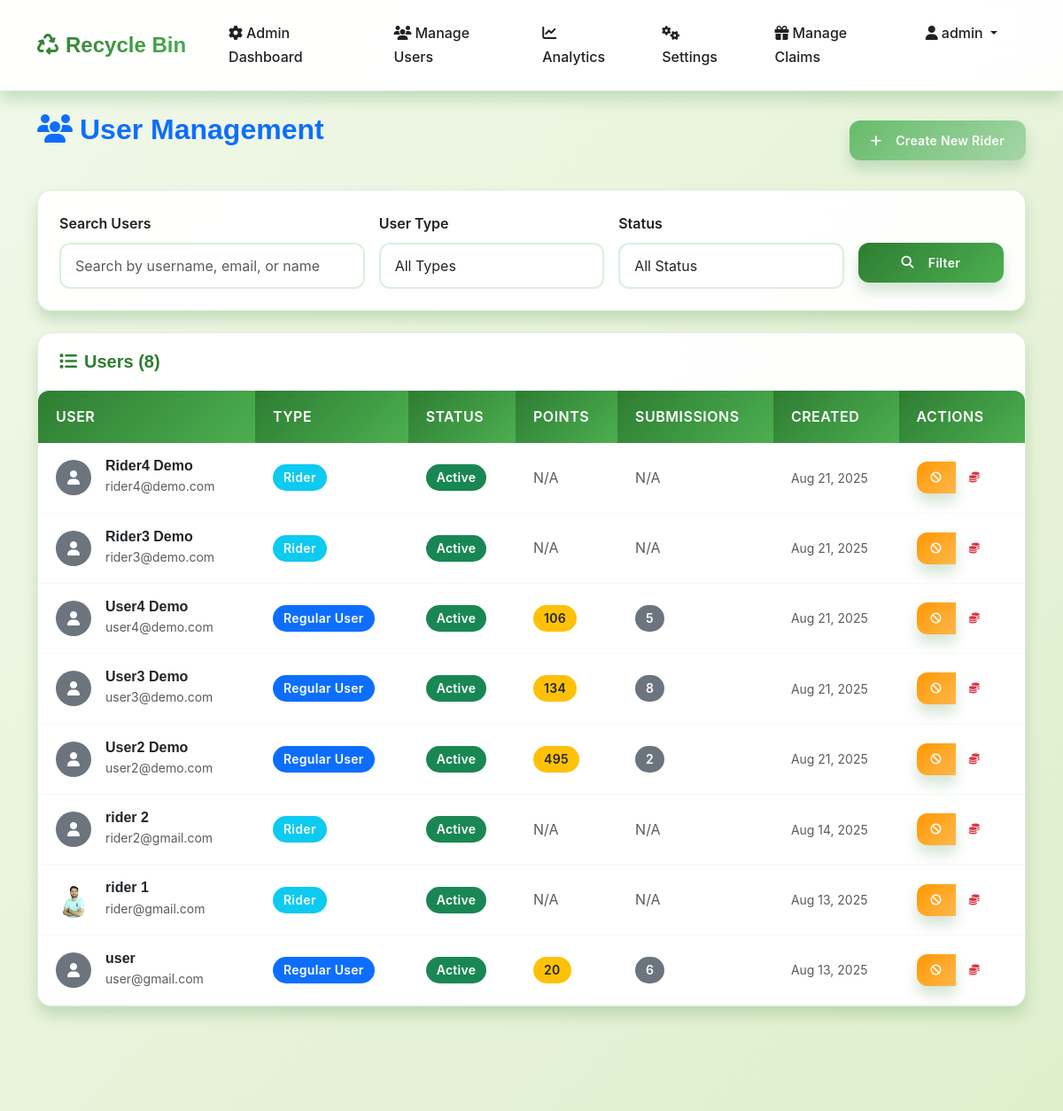
/manage-users/ (signed in, upper part), run on an earlier commit of the app's database.
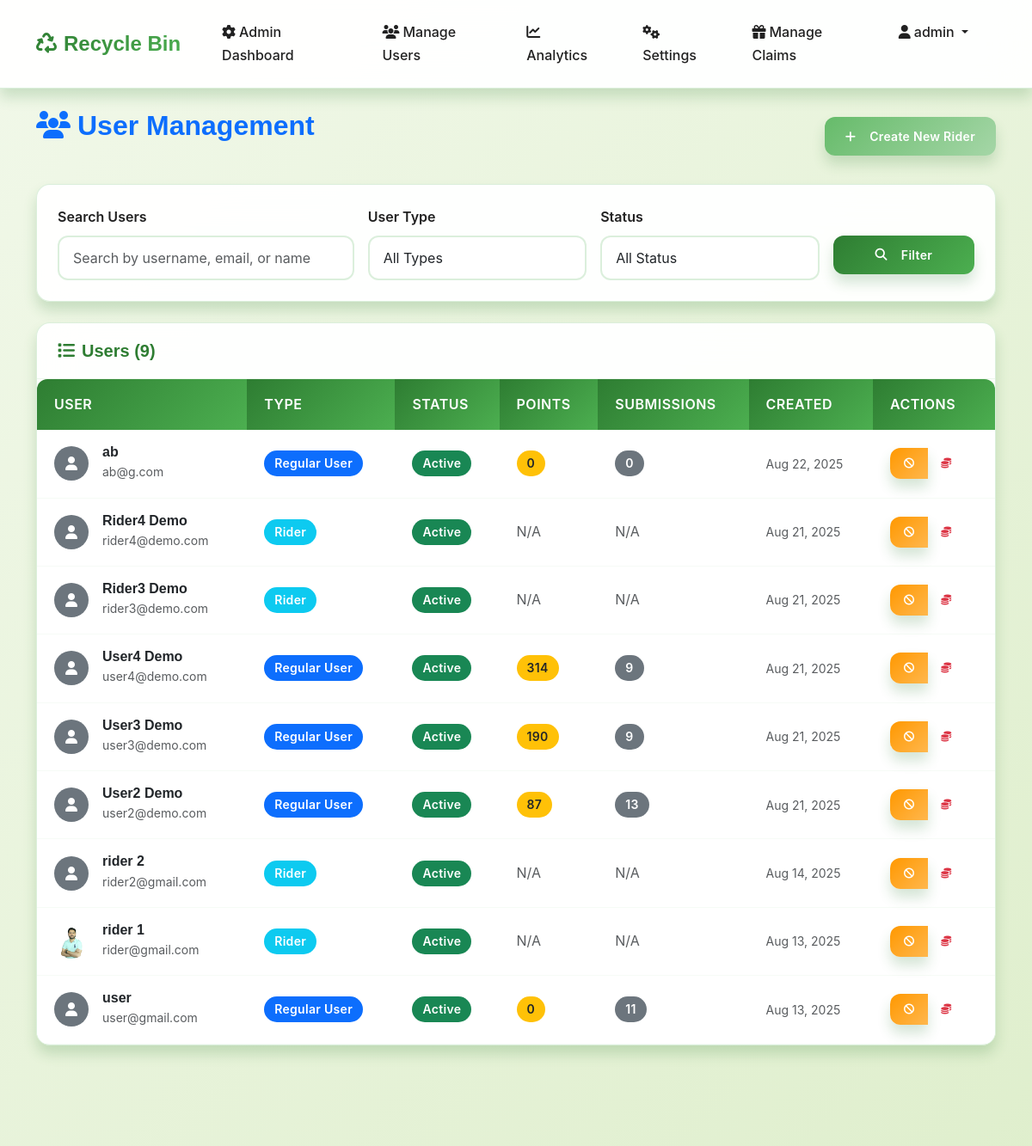
And on a later commit of the database.
### accounts/models.py (models this page shows, shortened)
class CustomUser(AbstractUser):
    USER_TYPE_CHOICES = (
        ('user', 'Regular User'),
        ('rider', 'Rider'),
        ('admin', 'Admin')
    )
    STATUS_CHOICES = (
        ('active', 'Active'),
        ('inactive', 'Inactive'),
        ('suspended', 'Suspended'),
    )
    user_type = models.CharField(max_length=10, choices=USER_TYPE_CHOICES, default='user')
    phone = models.CharField(max_length=15, blank=True)
    reward_points = models.PositiveIntegerField(default=0)
    profile_image = models.ImageField(upload_to='profile_images/', blank=True, null=True)
    address = models.TextField(blank=True)
    status = models.CharField(max_length=10, choices=STATUS_CHOICES, default='active')
    created_at = models.DateTimeField(auto_now_add=True)
    updated_at = models.DateTimeField(auto_now=True)
    id_proof = models.ImageField(upload_to='id_proofs/', blank=True, null=True)
    vehicle_type = models.CharField(max_length=50, blank=True, null=True)
    vehicle_model = models.CharField(max_length=50, blank=True, null=True)
    license_plate = models.CharField(max_length=20, blank=True, null=True)
    vehicle_color = models.CharField(max_length=30, blank=True, null=True)

### dashboard/views.py (the view, shortened to what this page needs)
# urls.py: path('manage-users/', views.manage_users, name='manage_users'),
@login_required
@user_passes_test(is_admin)
def manage_users(request):
    search_query = request.GET.get('search', '')
    user_type_filter = request.GET.get('user_type', '')
    status_filter = request.GET.get('status', '')
    users = CustomUser.objects.exclude(user_type='admin')
    if user_type_filter:
        users = users.filter(user_type=user_type_filter)
    if status_filter:
        users = users.filter(status=status_filter)
    users = users.order_by('-created_at')
    context = {
        'users': users,
        'search_query': search_query,
        'user_type_filter': user_type_filter,
        'status_filter': status_filter,
    }
    return render(request, 'dashboard/manage_users.html', context)

### dashboard/views.py (called while the page is built)
def is_admin(user):
    return user.is_authenticated and user.user_type == 'admin'

### templates/dashboard/manage_users.html (shortened to what the changed rows need)
{% extends 'base.html' %}
{% block content %}
<div class="container py-4">
    <div class="row mb-4">
        <div class="col-12">
            <div class="d-flex justify-content-between align-items-center">
                <h2 class="text-primary">
                    <i class="fas fa-users me-2"></i>User Management
                </h2>
            </div>
        </div>
    </div>
    <div class="row">
        <div class="col-12">
            <div class="card">
                <div class="card-header">
                    <h5 class="mb-0">
                        <i class="fas fa-list me-2"></i>Users ({{ users.count }})
                    </h5>
                </div>
                <div class="card-body p-0">
                    <div class="table-responsive">
                        <table class="table table-hover mb-0">
                            <thead class="table-dark">
                                <tr>
                                    <th>User</th>
                                    <th>Type</th>
                                    <th>Status</th>
                                    <th>Points</th>
                                    <th>Submissions</th>
                                    <th>Created</th>
                                    <th>Actions</th>
                                </tr>
                            </thead>
                            <tbody>
                                {% for user in users %}
                                <tr>
                                    <td>
                                        <div class="d-flex align-items-center">
                                            {% if user.profile_image %}
                                                <img src="{{ user.profile_image.url }}" alt="Profile"
                                                     class="rounded-circle me-3" style="width: 40px; height: 40px; object-fit: cover;">
                                            {% else %}
                                                <div class="rounded-circle bg-secondary d-flex align-items-center justify-content-center me-3"
                                                     style="width: 40px; height: 40px;">
                                                    <i class="fas fa-user text-white"></i>
                                                </div>
                                            {% endif %}
                                            <div>
                                                <h6 class="mb-0">{{ user.get_full_name|default:user.username }}</h6>
                                                <small class="text-muted">{{ user.email }}</small>
                                            </div>
                                        </div>
                                    </td>
                                    <td>
                                        <span class="badge {% if user.user_type == 'rider' %}bg-info{% else %}bg-primary{% endif %}">
                                            {{ user.get_user_type_display }}
                                        </span>
                                    </td>
                                    <td>
                                        <span class="badge {% if user.status == 'active' %}bg-success{% elif user.status == 'suspended' %}bg-danger{% else %}bg-warning{% endif %}">
                                            {{ user.get_status_display }}
                                        </span>
                                    </td>
                                    <td>
                                        {% if user.user_type == 'rider' %}
                                            <span class="text-muted">N/A</span>
                                        {% else %}
                                            <span class="badge bg-warning text-dark">{{ user.reward_points }}</span>
                                        {% endif %}
                                    </td>
                                    <td>
                                        {% if user.user_type == 'rider' %}
                                            <span class="text-muted">N/A</span>
                                        {% else %}
                                            <span class="badge bg-secondary">{{ user.submissions.count }}</span>
                                        {% endif %}
                                    </td>
                                    <td>
                                        <small class="text-muted">{{ user.created_at|date:"M d, Y" }}</small>
                                    </td>
                                    <td>
                                        <div class="btn-group" role="group">
                                            {% if user.status == 'active' %}
                                                <a href=""
                                                   class="btn btn-sm btn-warning"
                                                   onclick="">
                                                    <i class="fas fa-ban"></i>
                                                </a>
                                            {% else %}
                                                <a href=""
                                                   class="btn btn-sm btn-success">
                                                    <i class="fas fa-check"></i>
                                                </a>
                                            {% endif %}
                                            <button class="btn btn-sm btn-outline-danger"
                                                    onclick=""
                                                    title="Clear reward points">
                                                <i class="fas fa-coins"></i>
                                            </button>
                                        </div>
                                    </td>
                                </tr>
                                {% endfor %}
                            </tbody>
                        </table>
                    </div>
                </div>
            </div>
        </div>
    </div>
</div>
{% endblock %}

What changed in the data, as far as the page shows it:
added CustomUser: get_full_name "ab", email "ab@g.com", user_type "Regular User", status "Active", reward_points "0", submissions.count "0", created_at "Aug 22, 2025"
changed CustomUser "User4 Demo": reward_points "106" → "314"; submissions.count "5" → "9"
changed CustomUser "User3 Demo": reward_points "134" → "190"; submissions.count "8" → "9"
changed CustomUser "User2 Demo": reward_points "495" → "87"; submissions.count "2" → "13"
changed CustomUser "user": reward_points "20" → "0"; submissions.count "6" → "11"
Also different on the page:
{{ users.count }}: "8" → "9"
